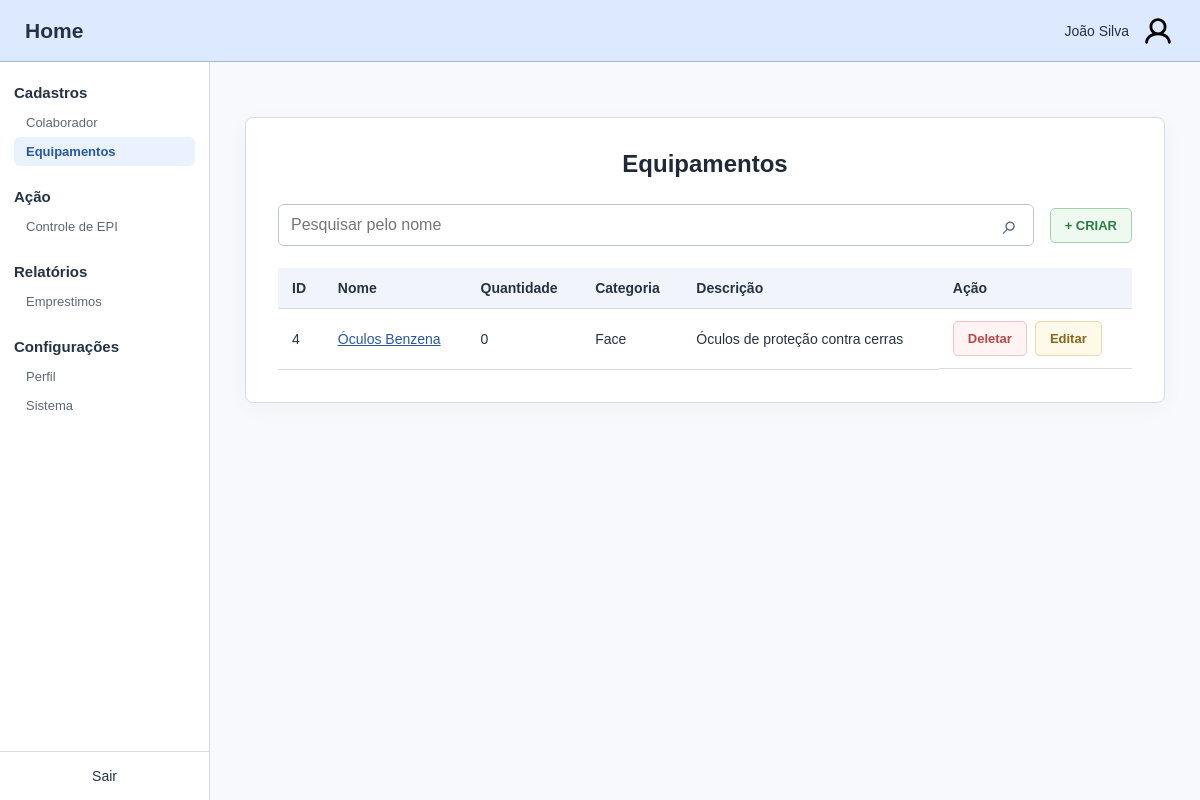
Page /equipamentos on the earlier database version.
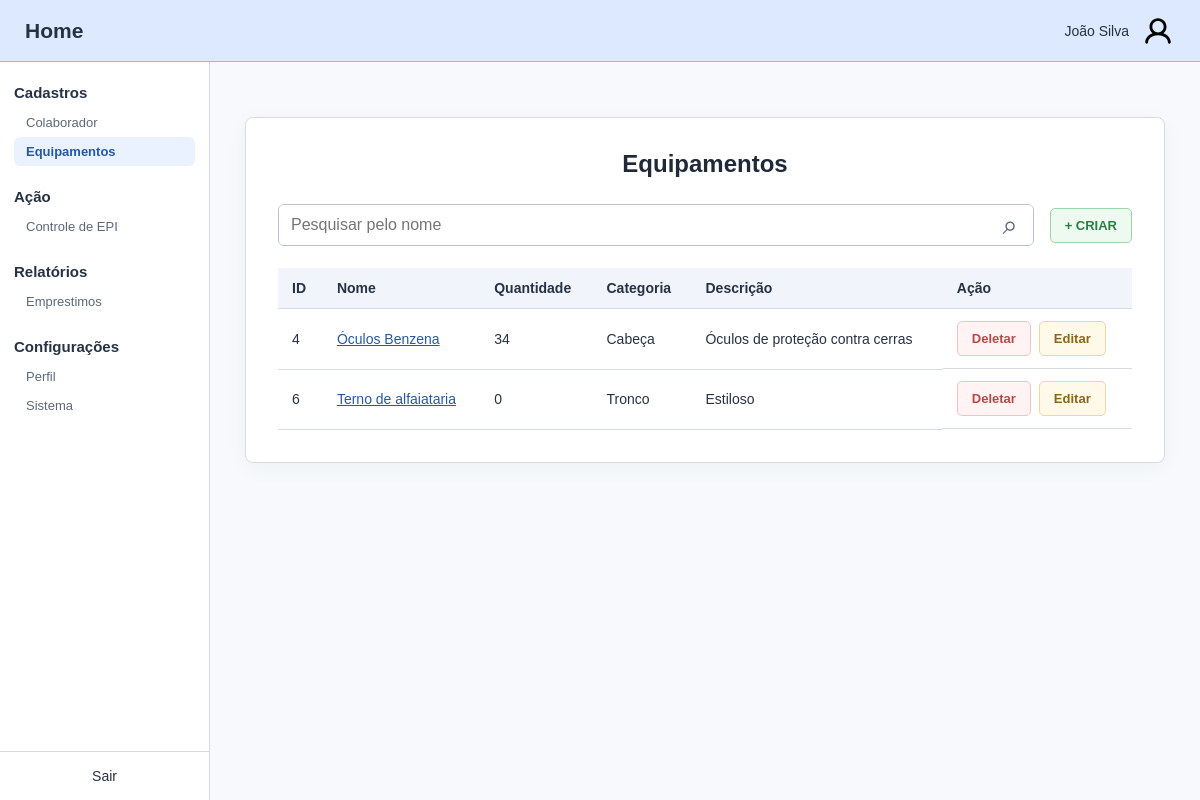
Same page on the later database version.
### nucleo/models.py (models this page shows)
class TipoEquipamento(models.Model):
    CATEGORIA_CHOICES = [
         ('CABECA', 'Cabeça'),
         ('FACE','Face'),
         ('AUDITIVO','Auditivo'),
         ('RESPIRATORIO', 'Respiratório'),
         ('TRONCO', 'Tronco'),
         ('MEMBROS_SUPERIORES', 'Membros superiores'),
         ('MEMBROS_INFERIORES', 'Membros inferiores'),
         ('QUEDAS', 'Quedas'),
    ]
    nome = models.CharField(max_length=30, null=False, blank=False)
    descricao = models.CharField(max_length=100)
    categoria = models.CharField(max_length=30, null=False, choices=CATEGORIA_CHOICES, blank=False)
    @property
    def quantidade_total(self):
        return self.equipamentos.count()

### nucleo/views.py (the view)
# urls.py: path('equipamentos', views.equipamentos, name='equipamentos-inicial'),
def equipamentos(req):
    pesquisa = req.GET.get('pesquisa', '').strip()
    tipos_equipamento = TipoEquipamento.objects.all()
    if pesquisa:
        tipos_equipamento = tipos_equipamento.filter(nome__icontains=pesquisa)
    return render(req, 'nucleo/equipamentos.html', {
        'tipos_equipamento': tipos_equipamento,
        'pesquisa': pesquisa,
    })

### nucleo/templates/nucleo/equipamentos.html (shortened to what this page needs)
{% extends 'nucleo/base.html' %}
{% block content %}
<section class="content-card">
    <h1>Equipamentos</h1>
    <div class="toolbar">
        <form class="search-form" method="get" action="{% url 'equipamentos-inicial' %}">
            <input type="search" name="pesquisa" value="{{ pesquisa }}" placeholder="Pesquisar pelo nome" aria-label="Pesquisar pelo nome">
            <button class="search-button" type="submit" aria-label="Pesquisar">⌕</button>
        </form>
        <a class="button button-create" href="{% url 'equipamentos-criar' %}">+ CRIAR</a>
    </div>
    <div class="table-scroll">
        <table class="collaborator-table">
            <thead><tr><th>ID</th><th>Nome</th><th>Quantidade</th><th>Categoria</th><th>Descrição</th><th>Ação</th></tr></thead>
            <tbody>
                {% for equipamento in tipos_equipamento %}
                <tr class="row-button" data-id="{{ equipamento.id }}">
                    <td>{{ equipamento.id }}</td>
                    <td><a class="equipment-link" href="{% url 'equipamentos-registros-inicial' equipamento.id %}">{{ equipamento.nome }}</a></td>
                    <td>{{ equipamento.quantidade_total }}</td>
                    <td>{{ equipamento.get_categoria_display }}</td>
                    <td>{{ equipamento.descricao }}</td>
                    <td class="table-actions"><a class="button button-delete" href="{% url 'equipamentos-excluir' equipamento.id %}">Deletar</a><a class="button button-edit" href="{% url 'equipamentos-editar' equipamento.id %}">Editar</a></td>
                </tr>
                {% empty %}
                <tr><td colspan="6" class="empty-state">Nenhum equipamento encontrado.</td></tr>
                {% endfor %}
            </tbody>
        </table>
    </div>
</section>
{% endblock %}

Differences in the rows shown:
changed TipoEquipamento "Óculos Benzena": quantidade_total "0" → "34"; categoria "Face" → "Cabeça"
added TipoEquipamento: id "6", nome "Terno de alfaiataria", quantidade_total "0", categoria "Tronco", descricao "Estiloso"
